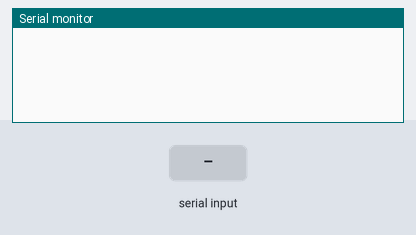
Recording of a sketch running on a simulated Arduino Uno, built with avr-gcc and run on an emulated ATmega328P. Shown: the last lines printed to the serial monitor. The test bench sets the inputs (shaded band).

Above: at 1.2 s.
1.3 s: "u" received over Serial
At 2.5 s:
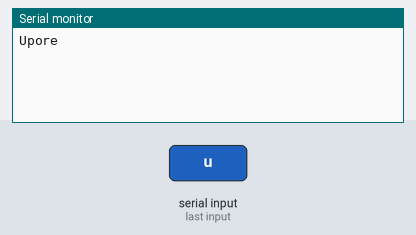
2.8 s: "d" received over Serial
At 3.7 s:
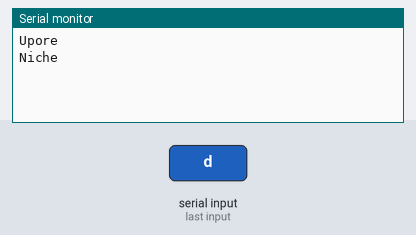
4.3 s: "l" received over Serial
At 4.9 s:
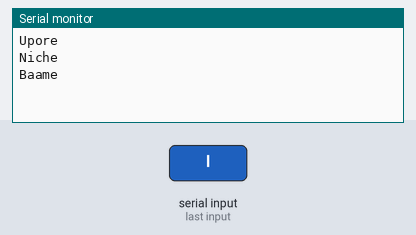
5.8 s: "r" received over Serial
At 7.2 s:
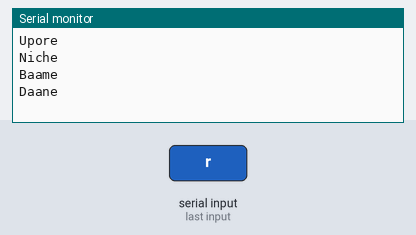

The sketch:

arduino.ino
```cpp
void setup() {
  Serial.begin(9600);
}

void loop() {
  if (Serial.available() > 0) {
    char receivedChar = Serial.read();
    if (receivedChar == 'u') {
      // Move forward
      Serial.println("Upore");
    } else if (receivedChar == 'd') {
      // Move backward
      Serial.println("Niche");
    } else if (receivedChar == 'l') {
      // Turn left
      Serial.println("Baame");
    } else if (receivedChar == 'r') {
      // Turn right
      Serial.println("Daane");
    }
  }
}
```

Measured:
- after the input at 1.3 s, the serial monitor: prints a new line at once (image 1)
- after the input at 2.8 s, the serial monitor: prints a new line at once (image 2)
- after the input at 4.3 s, the serial monitor: prints a new line at once (image 3)
- after the input at 5.8 s, the serial monitor: prints a new line at once (image 4)
